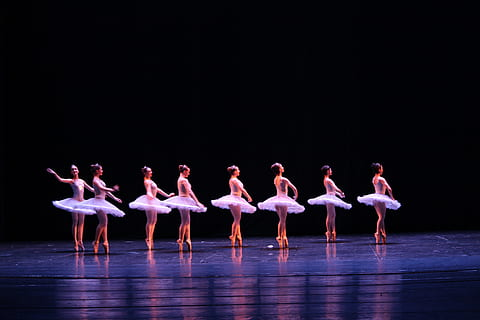
#> input picture samples/img13.jpg, 480 x 320 px
$ python orb.py
#> lines starting #> are read from the running program, lines starting #| are printed output that depends on the picture; after the words box and inside, x2 and y2 are one past the last pixel; in counts of white or black regions, pixels touching at a corner belong together
### util.py
import numpy as np
import cv2 as cv
from skimage import filters


def hamming_pairwise_distances(X):
    """
    Computes hamming distances between each sample of X
    :param X: List of orb descriptors in decimal form.
    :return: Hamming distance between each descriptor.
    """
    # Unpacks bits for matrix a, forming a MxN matrix
    X_bin = np.unpackbits(X, axis=1)

    # Broadcasts the matrix to MxNx1 and 1xNxM so that each lines of the
    # first matrix can be XORd to each line of the second along the 3rd dimension.
    X_bin = X_bin[:, :, None] ^ X_bin.T[None, :, :]
    return X_bin.sum(axis=1)

def patchify(img, patch_shape):
    '''
    Slices an array into patches of a sliding window
    without creating another array.
    :param img: Input image of size (w x h)
    :param patch_shape: Shape for patches of size (m x n)
    :return: Tensor with patches.
    '''
    X, Y, a = img.shape
    x, y = patch_shape
    shape = (X - x + 1, Y - y + 1, x, y, a)
    X_str, Y_str, a_str = img.strides
    strides = (X_str, Y_str, X_str, Y_str, a_str)
    return np.lib.stride_tricks.as_strided(img, shape=shape, strides=strides)

def gridify(array, cells):
    grid = [np.array_split(b, cells, axis=1) for b in np.array_split(array, cells, axis=0)]
    return [g for v in grid for g in v]

def compute_features(image, nbins=16, cells=3):
    image = cv.GaussianBlur(image, (3,3), 3)
    dx = cv.Sobel(image, cv.CV_32F, 1, 0, ksize=1)
    dy = cv.Sobel(image, cv.CV_32F, 0, 1, ksize=1)
    mag, angle = cv.cartToPolar(dx, dy, angleInDegrees=True)
    mag_grid = gridify(mag, cells)
    angle_grid = gridify(angle, cells)
    feature = np.zeros((cells**2, nbins))
    for i in range(cells ** 2):
        feature[i] = np.histogram(angle_grid[i].flatten(), nbins, weights=mag_grid[i].flatten())[0]
    return feature.flatten()

### orb.py
from time import time

import numpy as np
import cv2 as cv
from PIL import Image
from matplotlib.patches import Rectangle
from scipy.stats import mode, wasserstein_distance, trim_mean
from skimage import filters, segmentation
from skimage.feature import local_binary_pattern
from sklearn.cluster import DBSCAN
import matplotlib.pyplot as plt
from sklearn.decomposition import PCA
from sklearn.metrics import pairwise_distances

import util

PATCH_SIZE=16
THRESHOLD_PERCENTILE=5
DISTANCE_PERCENTILE=50
ORB_FEATURES=200
PADDING=5
N_BINS = 12
N_CELLS = 3
IMAGE='samples/img13.jpg'

# Loads image
image = np.array(Image.open(IMAGE))
#> image is the input picture: shape (320, 480, 3); mean R, G, B 25.2, 19.6, 36.6
start = time()
gray = cv.cvtColor(image, cv.COLOR_RGB2GRAY)
edges = cv.Canny(gray, 255 // 2, 255).astype(bool)
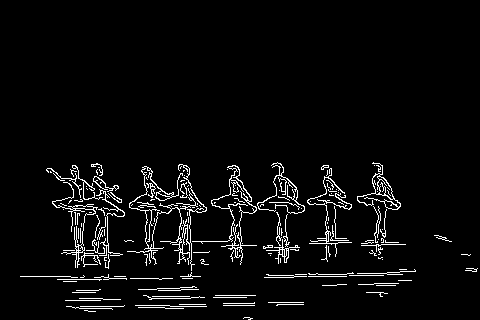
#> edges: shape (320, 480) bool; 4.2% white in thin lines or dots, all inside (x1, y1, x2, y2) = (20, 162, 478, 320)

# Computes features
extractor = cv.ORB_create(nfeatures=ORB_FEATURES)
kps = extractor.detect(image)
#> kps = 200 keypoints; strongest (x, y, size): (255, 209, 31), (258, 204, 31), (308, 201, 31), (212, 200, 31)
_, dsc = extractor.compute(image, kps)

kps = np.array([k.pt for k in kps])
#> kps = 200 pairs, first value 53 to 399, second value 163 to 240

# Computes distances between each descriptor
distances = util.hamming_pairwise_distances(dsc)
#> in hamming_pairwise_distances, `X_bin = np.unpackbits(X, axis=1)`: X_bin: shape (200, 256); values 0 (black) and 1 (white), 47.8% white in thin lines or dots
#> in hamming_pairwise_distances, `return X_bin.sum(axis=1)`:
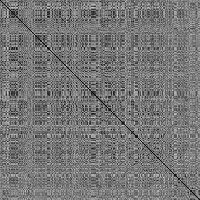
#> returned value: shape (200, 200) uint64; min 0, max 212, mean 118.4

# Clusterize by DBSCAN
margin = np.quantile(distances, 0.04)
#> margin = 62
clusterizer = DBSCAN(eps=margin, metric='precomputed')
labels = clusterizer.fit_predict(distances)
#> labels = 200 values, max 0 at index 1, min -1 at index 0, mean -0.355

# Gets a single patch from the most frequent feature
x, y = kps[labels == mode(labels)[0]][0].astype(int)
#> x = 53; y = 202
patch = edges[y - PATCH_SIZE // 2:y + PATCH_SIZE // 2, x - PATCH_SIZE // 2:x + PATCH_SIZE // 2]
patch = patch.flatten()

edges = np.pad(edges, PATCH_SIZE // 2)
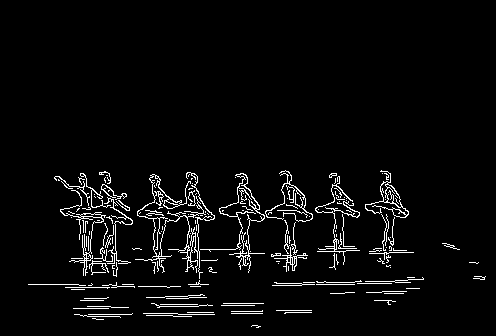
#> edges: shape (336, 496) bool; 3.9% white in thin lines or dots, all inside (x1, y1, x2, y2) = (28, 170, 486, 328)
patches = util.patchify(edges[:, :, None], (PATCH_SIZE, PATCH_SIZE))
#> in patchify, `X_str, Y_str, a_str = img.strides`: X_str = 496; Y_str = 1; a_str = 0
#> in patchify, `strides = (X_str, Y_str, X_str, Y_str, a_str)`: strides = (496, 1, 496, 1, 0)
patches = patches.reshape((patches.shape[0], patches.shape[1], -1))
patches = patches ^ patch
similarity_map = patches.sum(axis=2)
similarity_map = filters.gaussian(similarity_map)

# Normalizes and binarizes feature map
similarity_map = similarity_map / similarity_map.max()
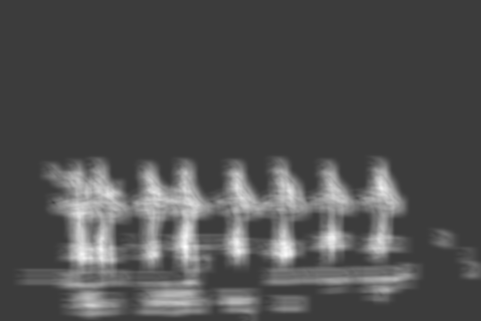
#> similarity_map: shape (321, 481) float64; min 0.238, max 1, mean 0.317
threshold = np.percentile(similarity_map.flatten(), 100 - THRESHOLD_PERCENTILE)
#> threshold = 0.672
bmap = (similarity_map > threshold).astype(np.uint8)
#> bmap: shape (321, 481); values 0 (black) and 1 (white), 5% white; 24 white regions (8 under 20 px), largest, box (x1, y1, x2, y2) and area: (68, 172, 121, 264) 2186, (142, 171, 202, 262) 1753, (372, 171, 397, 209) 464

# Filters noise
filter_size = int(np.sqrt(np.prod(image.shape) * 5.0e-6))
#> filter_size = 1
filter_size = filter_size * 2 + 1
#> filter_size = 3
bmap = cv.medianBlur(bmap, filter_size)
#> bmap: shape (321, 481); values 0 (black) and 1 (white), 5% white; 23 white regions (7 under 20 px), largest, box (x1, y1, x2, y2) and area: (69, 173, 121, 264) 2186, (143, 171, 202, 262) 1754, (375, 171, 397, 209) 456
bmap = cv.dilate(bmap, np.ones((filter_size + 2, filter_size + 2), np.uint8))
#> bmap: shape (321, 481); values 0 (black) and 1 (white), 8.2% white; 17 white regions, largest, box (x1, y1, x2, y2) and area: (67, 171, 123, 266) 3441, (141, 169, 204, 264) 2715, (230, 170, 257, 214) 764

# Removes detections close to the border.
bmap[0:PATCH_SIZE, :] = 1
bmap[-PATCH_SIZE:-1, :] = 1
bmap[:, -PATCH_SIZE:-1] = 1
bmap[:, 0:PATCH_SIZE] = 1
#> bmap: shape (321, 481); values 0 (black) and 1 (white), 23.6% white; 15 white regions, largest, box (x1, y1, x2, y2) and area: (0, 0, 481, 321) 24755, (67, 171, 123, 266) 3441, (141, 169, 204, 264) 2715
bmap = segmentation.flood_fill(bmap, (0, 0), 0)

# Computes bounding boxes
_, _, stats, _ = cv.connectedComponentsWithStats(bmap)
#> stats = 15 rows, first 6: [0, 0, 481, 321, 142772], [141, 169, 63, 95, 2715], [371, 169, 28, 42, 741], [67, 171, 56, 95, 3441], [230, 170, 27, 44, 764], [324, 171, 26, 35, 572]
stats = np.delete(stats, 0, 0)
#> stats = 14 rows, first 6: [141, 169, 63, 95, 2715], [371, 169, 28, 42, 741], [67, 171, 56, 95, 3441], [230, 170, 27, 44, 764], [324, 171, 26, 35, 572], [277, 176, 22, 34, 588]
n_components = stats.shape[0]
#> n_components = 14

features = []
gray = np.pad(gray, PATCH_SIZE // 2)
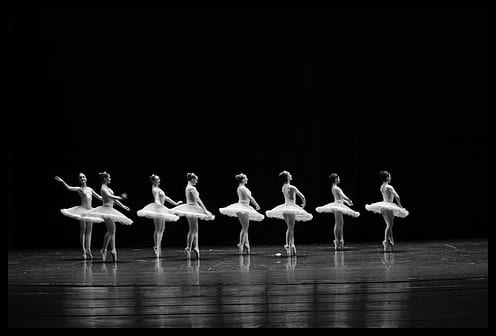
#> gray: shape (336, 496); min 0, max 255, mean 21.4
for i in range(n_components):
    x, y, w, h, a = stats[i]
    x -= PADDING
    y -= PADDING
    w += PADDING * 2
    h += PADDING * 2
    a = w * h
    stats[i] = np.array([x,y,w,h, a])
    bbox = gray[y:y+h, x:x+h]
    f = util.compute_features(bbox, N_BINS, N_CELLS)
    features.append(f)
#> this loop made 14 passes
#> (x, y, w, h) on passes 1 to 12: (136, 164, 73, 105), (366, 164, 38, 52), (62, 166, 66, 105), (225, 165, 37, 54), (319, 166, 36, 45), (272, 171, 32, 44), (364, 218, 32, 42), (144, 220, 16, 16), (222, 220, 31, 44), (314, 219, 36, 40), (266, 222, 36, 46), (139, 233, 27, 34)
#> pass 1, in compute_features, `dy = cv.Sobel(image, cv.CV_32F, 0, 1, ksize=1)`:
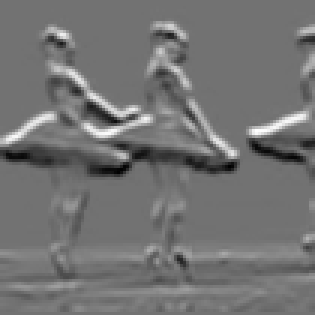
#> dy: shape (105, 105) float32 (shown 3 times larger); min -131, max 162, mean 1.6; drawn with min black and max white
#> after the loop, features = 14 items; stats = 14 rows, first 6: [136, 164, 73, 105, 7665], [366, 164, 38, 52, 1976], [62, 166, 66, 105, 6930], [225, 165, 37, 54, 1998], [319, 166, 36, 45, 1620], [272, 171, 32, 44, 1408]

distances = np.zeros((n_components, n_components))
for i in range(n_components):
    for j in range(n_components):
        e = np.sqrt((features[i] - features[j]) ** 2).sum()
        a = min(stats[i, -1], stats[j, -1]) / max(stats[i, -1], stats[j, -1])
        d = wasserstein_distance(features[i], features[j])
        distances[i, j] = d * e / np.sqrt(a)

limiar = np.percentile(distances, DISTANCE_PERCENTILE)
#> limiar = 21064503.6
matches = (distances <= limiar).sum(axis=1)
#> matches = [1, 6, 1, 4, 9, 8, 10, 6, 10, 10, 9, 9, 8, 7]

is_different_match = (matches == matches.min())
#> is_different_match = [True, False, True, False, False, False, False, False, False, False, False, False, False, False]

distance_sum = trim_mean(distances, 0.1, axis=1) * is_different_match
#> distance_sum = [1.14e+09, 0, 1.46e+09, 0, 0, 0, 0, 0, 0, 0, 0, 0, 0, 0]
is_different_distance = distance_sum == distance_sum.max()
#> is_different_distance = [False, False, True, False, False, False, False, False, False, False, False, False, False, False]
is_different = is_different_match & is_different_distance
#> is_different has the same summary as is_different_distance

end = time() - start
print('Total running time {}'.format(end))

fig, ax = plt.subplots()
ax.imshow(image)
for i in range(n_components):
    m = matches[i]
    if m != matches.min():
        continue
    color = 'r' if is_different[i] else 'b'
    x, y, w, h, a = stats[i]
    r = Rectangle((x, y), w, h, linewidth=1,edgecolor=color,facecolor='none')
    ax.add_patch(r)
#> this loop made 14 passes
#> m on passes 2, 4, 5, 6, 7, 8, 9, 10, 11, 12, 13, 14: 6, 4, 9, 8, 10, 6, 10, 10, 9, 9, 8, 7
#> (m, color, x, y, w, h, a) on passes 1, 3: (1, 'b', 136, 164, 73, 105, 7665), (1, 'r', 62, 166, 66, 105, 6930)
    # ax.text(x, y, distance_sum[i])
plt.show()
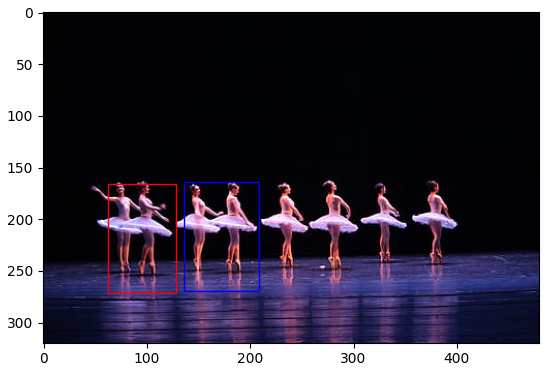
#> figure drawn by matplotlib, 1 panel
